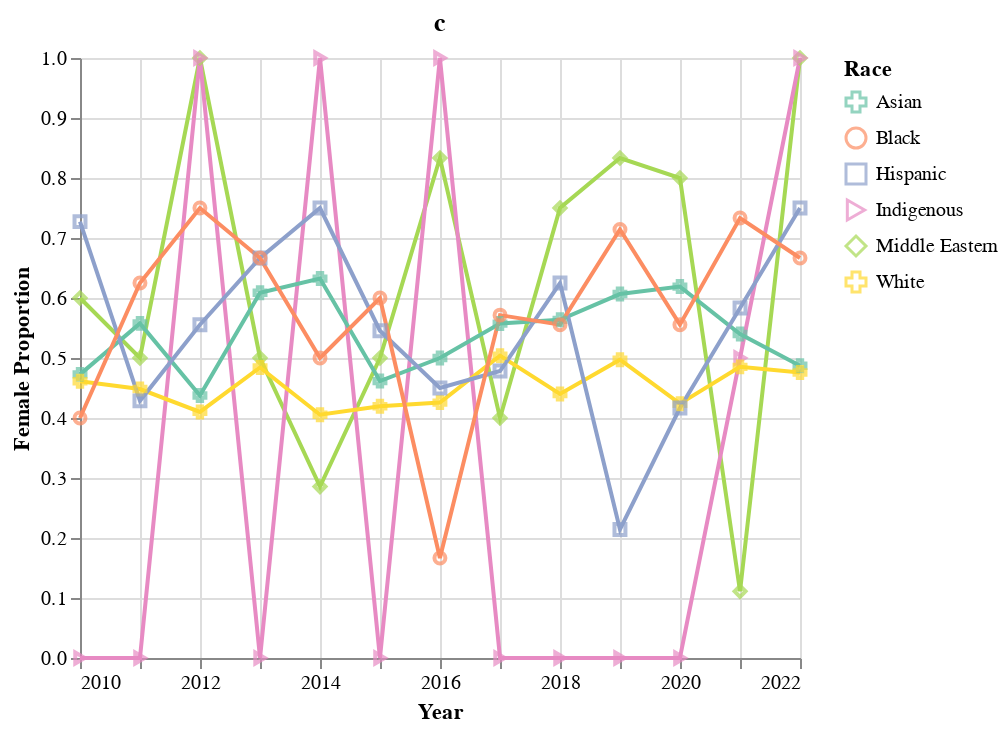

The code cell stored with this chart in its notebook:
### Code cell
# unique_races.remove('Indigenous')
# race_colors.remove(race_colors[3])

line = alt.Chart(transform_year(female_prop_by_race)).mark_line(
).encode(
    x = alt.X(
        'year',
        title = 'Year'
    ),
    y = alt.Y(
        'female_prop',
        title = 'Female Proportion'
    ),
    color = alt.Color(
         'race:N',
        title = 'Race',
        scale=alt.Scale(domain=unique_races,
                      range=race_colors),
        legend = None
    ),
)

points = line.mark_point().encode(
    color = alt.Color(
        'race:N',
        title = 'Race',
        scale=alt.Scale(domain=unique_races,
                      range=race_colors),
    ),
    shape=alt.Shape('race', 
                    scale=alt.Scale(
                        domain=unique_races,
                        range=['cross', 'circle', 'square', 'triangle-right', 'diamond'])
    ),
    
)

female_prop_ts_chart = alt.layer(
    line,
    points
).resolve_scale(
    color = 'independent',
    shape = 'independent'
).properties(
    title = 'c',
    height=300,
    width=360
)

female_prop_ts_chart

### Figure 1 — Vega-Lite specification as saved in the notebook (floating-point values rounded to 4 significant figures)
{"config": {"view": {"continuousWidth": 400, "continuousHeight": 300}}, "layer": [{"mark": "line", "encoding": {"color": {"field": "race", "legend": null, "scale": {"domain": ["Asian", "Black", "Hispanic", "Indigenous", "Middle Eastern", "White"], "range": ["#66c2a5", "#fc8d62", "#8da0cb", "#e78ac3", "#a6d854", "#ffd92f"]}, "title": "Race", "type": "nominal"}, "x": {"field": "year", "title": "Year", "type": "temporal"}, "y": {"field": "female_prop", "title": "Female Proportion", "type": "quantitative"}}}, {"mark": "point", "encoding": {"color": {"field": "race", "scale": {"domain": ["Asian", "Black", "Hispanic", "Indigenous", "Middle Eastern", "White"], "range": ["#66c2a5", "#fc8d62", "#8da0cb", "#e78ac3", "#a6d854", "#ffd92f"]}, "title": "Race", "type": "nominal"}, "shape": {"field": "race", "scale": {"domain": ["Asian", "Black", "Hispanic", "Indigenous", "Middle Eastern", "White"], "range": ["cross", "circle", "square", "triangle-right", "diamond"]}, "type": "nominal"}, "x": {"field": "year", "title": "Year", "type": "temporal"}, "y": {"field": "female_prop", "title": "Female Proportion", "type": "quantitative"}}}], "data": {"name": "data-e66793f014b52a0da61240c3c5e6bcf0"}, "height": 300, "resolve": {"scale": {"color": "independent", "shape": "independent"}}, "title": "c", "width": 360, "$schema": "https://vega.github.io/schema/vega-lite/v4.17.0.json", "datasets": {"data-e66793f014b52a0da61240c3c5e6bcf0": [{"year": "2016-01-01T00:00:00", "race": "Middle Eastern", "yearly race total": 6, "female_num": 5, "female_prop": 0.8333}, {"year": "2016-01-01T00:00:00", "race": "Indigenous", "yearly race total": 1, "female_num": 1, "female_prop": 1.0}, {"year": "2016-01-01T00:00:00", "race": "Asian", "yearly race total": 70, "female_num": 35, "female_prop": 0.5}, {"year": "2016-01-01T00:00:00", "race": "White", "yearly race total": 249, "female_num": 106, "female_prop": 0.4257}, {"year": "2016-01-01T00:00:00", "race": "Hispanic", "yearly race total": 20, "female_num": 9, "female_prop": 0.45}, {"year": "2016-01-01T00:00:00", "race": "Black", "yearly race total": 6, "female_num": 1, "female_prop": 0.1667}, {"year": "2017-01-01T00:00:00", "race": "Middle Eastern", "yearly race total": 5, "female_num": 2, "female_prop": 0.4}, {"year": "2017-01-01T00:00:00", "race": "Indigenous", "yearly race total": 0, "female_num": 0, "female_prop": 0.0}, {"year": "2017-01-01T00:00:00", "race": "Asian", "yearly race total": 61, "female_num": 34, "female_prop": 0.5574}, {"year": "2017-01-01T00:00:00", "race": "White", "yearly race total": 256, "female_num": 129, "female_prop": 0.5039}, {"year": "2017-01-01T00:00:00", "race": "Hispanic", "yearly race total": 23, "female_num": 11, "female_prop": 0.4783}, {"year": "2017-01-01T00:00:00", "race": "Black", "yearly race total": 7, "female_num": 4, "female_prop": 0.5714}, {"year": "2018-01-01T00:00:00", "race": "Middle Eastern", "yearly race total": 4, "female_num": 3, "female_prop": 0.75}, {"year": "2018-01-01T00:00:00", "race": "Indigenous", "yearly race total": 1, "female_num": 0, "female_prop": 0.0}, {"year": "2018-01-01T00:00:00", "race": "Asian", "yearly race total": 55, "female_num": 31, "female_prop": 0.5636}, {"year": "2018-01-01T00:00:00", "race": "White", "yearly race total": 275, "female_num": 121, "female_prop": 0.44}, {"year": "2018-01-01T00:00:00", "race": "Hispanic", "yearly race total": 24, "female_num": 15, "female_prop": 0.625}, {"year": "2018-01-01T00:00:00", "race": "Black", "yearly race total": 9, "female_num": 5, "female_prop": 0.5556}, {"year": "2019-01-01T00:00:00", "race": "Middle Eastern", "yearly race total": 6, "female_num": 5, "female_prop": 0.8333}, {"year": "2019-01-01T00:00:00", "race": "Indigenous", "yearly race total": 0, "female_num": 0, "female_prop": 0.0}, {"year": "2019-01-01T00:00:00", "race": "Asian", "yearly race total": 61, "female_num": 37, "female_prop": 0.6066}, {"year": "2019-01-01T00:00:00", "race": "White", "yearly race total": 181, "female_num": 90, "female_prop": 0.4972}, {"year": "2019-01-01T00:00:00", "race": "Hispanic", "yearly race total": 14, "female_num": 3, "female_prop": 0.2143}, {"year": "2019-01-01T00:00:00", "race": "Black", "yearly race total": 7, "female_num": 5, "female_prop": 0.7143}, {"year": "2020-01-01T00:00:00", "race": "Middle Eastern", "yearly race total": 5, "female_num": 4, "female_prop": 0.8}, {"year": "2020-01-01T00:00:00", "race": "Indigenous", "yearly race total": 0, "female_num": 0, "female_prop": 0.0}, {"year": "2020-01-01T00:00:00", "race": "Asian", "yearly race total": 63, "female_num": 39, "female_prop": 0.619}, {"year": "2020-01-01T00:00:00", "race": "White", "yearly race total": 210, "female_num": 89, "female_prop": 0.4238}, {"year": "2020-01-01T00:00:00", "race": "Hispanic", "yearly race total": 12, "female_num": 5, "female_prop": 0.4167}, {"year": "2020-01-01T00:00:00", "race": "Black", "yearly race total": 9, "female_num": 5, "female_prop": 0.5556}, {"year": "2021-01-01T00:00:00", "race": "Middle Eastern", "yearly race total": 9, "female_num": 1, "female_prop": 0.1111}, {"year": "2021-01-01T00:00:00", "race": "Indigenous", "yearly race total": 2, "female_num": 1, "female_prop": 0.5}, {"year": "2021-01-01T00:00:00", "race": "Asian", "yearly race total": 100, "female_num": 54, "female_prop": 0.54}, {"year": "2021-01-01T00:00:00", "race": "White", "yearly race total": 305, "female_num": 148, "female_prop": 0.4852}, {"year": "2021-01-01T00:00:00", "race": "Hispanic", "yearly race total": 24, "female_num": 14, "female_prop": 0.5833}, {"year": "2021-01-01T00:00:00", "race": "Black", "yearly race total": 15, "female_num": 11, "female_prop": 0.7333}, {"year": "2022-01-01T00:00:00", "race": "Middle Eastern", "yearly race total": 1, "female_num": 1, "female_prop": 1.0}, {"year": "2022-01-01T00:00:00", "race": "Indigenous", "yearly race total": 1, "female_num": 1, "female_prop": 1.0}, {"year": "2022-01-01T00:00:00", "race": "Asian", "yearly race total": 39, "female_num": 19, "female_prop": 0.4872}, {"year": "2022-01-01T00:00:00", "race": "White", "yearly race total": 145, "female_num": 69, "female_prop": 0.4759}, {"year": "2022-01-01T00:00:00", "race": "Hispanic", "yearly race total": 8, "female_num": 6, "female_prop": 0.75}, {"year": "2022-01-01T00:00:00", "race": "Black", "yearly race total": 6, "female_num": 4, "female_prop": 0.6667}, {"year": "2010-01-01T00:00:00", "race": "Middle Eastern", "yearly race total": 5, "female_num": 3, "female_prop": 0.6}, {"year": "2010-01-01T00:00:00", "race": "Indigenous", "yearly race total": 0, "female_num": 0, "female_prop": 0.0}, {"year": "2010-01-01T00:00:00", "race": "Asian", "yearly race total": 55, "female_num": 26, "female_prop": 0.4727}, {"year": "2010-01-01T00:00:00", "race": "White", "yearly race total": 219, "female_num": 101, "female_prop": 0.4612}, {"year": "2010-01-01T00:00:00", "race": "Hispanic", "yearly race total": 11, "female_num": 8, "female_prop": 0.7273}, {"year": "2010-01-01T00:00:00", "race": "Black", "yearly race total": 5, "female_num": 2, "female_prop": 0.4}, {"year": "2011-01-01T00:00:00", "race": "Middle Eastern", "yearly race total": 2, "female_num": 1, "female_prop": 0.5}, {"year": "2011-01-01T00:00:00", "race": "Indigenous", "yearly race total": 0, "female_num": 0, "female_prop": 0.0}, {"year": "2011-01-01T00:00:00", "race": "Asian", "yearly race total": 52, "female_num": 29, "female_prop": 0.5577}, {"year": "2011-01-01T00:00:00", "race": "White", "yearly race total": 232, "female_num": 104, "female_prop": 0.4483}, {"year": "2011-01-01T00:00:00", "race": "Hispanic", "yearly race total": 14, "female_num": 6, "female_prop": 0.4286}, {"year": "2011-01-01T00:00:00", "race": "Black", "yearly race total": 8, "female_num": 5, "female_prop": 0.625}, {"year": "2012-01-01T00:00:00", "race": "Middle Eastern", "yearly race total": 5, "female_num": 5, "female_prop": 1.0}, {"year": "2012-01-01T00:00:00", "race": "Indigenous", "yearly race total": 1, "female_num": 1, "female_prop": 1.0}, {"year": "2012-01-01T00:00:00", "race": "Asian", "yearly race total": 64, "female_num": 28, "female_prop": 0.4375}, {"year": "2012-01-01T00:00:00", "race": "White", "yearly race total": 256, "female_num": 105, "female_prop": 0.4102}, {"year": "2012-01-01T00:00:00", "race": "Hispanic", "yearly race total": 18, "female_num": 10, "female_prop": 0.5556}, {"year": "2012-01-01T00:00:00", "race": "Black", "yearly race total": 4, "female_num": 3, "female_prop": 0.75}, {"year": "2013-01-01T00:00:00", "race": "Middle Eastern", "yearly race total": 4, "female_num": 2, "female_prop": 0.5}, {"year": "2013-01-01T00:00:00", "race": "Indigenous", "yearly race total": 0, "female_num": 0, "female_prop": 0.0}, {"year": "2013-01-01T00:00:00", "race": "Asian", "yearly race total": 46, "female_num": 28, "female_prop": 0.6087}, {"year": "2013-01-01T00:00:00", "race": "White", "yearly race total": 287, "female_num": 139, "female_prop": 0.4843}, {"year": "2013-01-01T00:00:00", "race": "Hispanic", "yearly race total": 12, "female_num": 8, "female_prop": 0.6667}, {"year": "2013-01-01T00:00:00", "race": "Black", "yearly race total": 6, "female_num": 4, "female_prop": 0.6667}, {"year": "2014-01-01T00:00:00", "race": "Middle Eastern", "yearly race total": 7, "female_num": 2, "female_prop": 0.2857}, {"year": "2014-01-01T00:00:00", "race": "Indigenous", "yearly race total": 1, "female_num": 1, "female_prop": 1.0}, {"year": "2014-01-01T00:00:00", "race": "Asian", "yearly race total": 68, "female_num": 43, "female_prop": 0.6324}, {"year": "2014-01-01T00:00:00", "race": "White", "yearly race total": 333, "female_num": 135, "female_prop": 0.4054}, {"year": "2014-01-01T00:00:00", "race": "Hispanic", "yearly race total": 20, "female_num": 15, "female_prop": 0.75}, {"year": "2014-01-01T00:00:00", "race": "Black", "yearly race total": 2, "female_num": 1, "female_prop": 0.5}, {"year": "2015-01-01T00:00:00", "race": "Middle Eastern", "yearly race total": 4, "female_num": 2, "female_prop": 0.5}, {"year": "2015-01-01T00:00:00", "race": "Indigenous", "yearly race total": 1, "female_num": 0, "female_prop": 0.0}, {"year": "2015-01-01T00:00:00", "race": "Asian", "yearly race total": 65, "female_num": 30, "female_prop": 0.4615}, {"year": "2015-01-01T00:00:00", "race": "White", "yearly race total": 305, "female_num": 128, "female_prop": 0.4197}, {"year": "2015-01-01T00:00:00", "race": "Hispanic", "yearly race total": 22, "female_num": 12, "female_prop": 0.5455}, {"year": "2015-01-01T00:00:00", "race": "Black", "yearly race total": 5, "female_num": 3, "female_prop": 0.6}]}}
